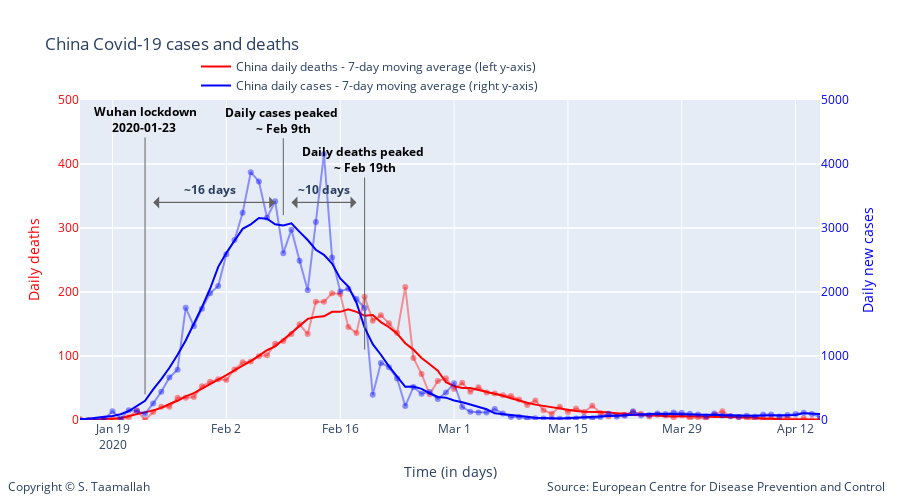

The notebook cell saved with this chart:
### Code cell
degree = 5

smooth_china_deaths = smoothTriangle(df_china['deaths'],degree)
smooth_china_cases = smoothTriangle(df_china['cases'],degree)

smooth_china_deaths_9day = smooth_9day(df_china['deaths'])
smooth_china_cases_9day = smooth_9day(df_china['cases'])



# Add traces
trace1 = go.Scatter(
        x=df_china.index, 
        y=df_china['deaths'],
        mode='lines + markers',
        name='China daily deaths (left y-axis)',
        line_color='rgba(256, 0, 0, .4)',
        showlegend=False,
)

trace11 = go.Scatter(
        x=df_china.index, 
        y=smooth_china_deaths_9day,
        mode='lines',
        name='China daily deaths - 7-day moving average (left y-axis)',
        line_color='rgba(256, 0, 0, 1)',
)


trace2 = go.Scatter(
        x=df_china.index, 
        y=df_china['cases'],
        mode='lines + markers',
        name='China daily cases (right y-axis)',
        line_color='rgba(0, 0, 256, .4)',
        showlegend=False,
        yaxis='y2'
)

trace22 = go.Scatter(
        x=df_china.index, 
        y=smooth_china_cases_9day,
        mode='lines',
        name='China daily cases - 7-day moving average (right y-axis)',
        line_color='rgba(0, 0, 256, 1)',
        yaxis='y2'
)

data = [trace1, trace11, trace2, trace22]

layout = go.Layout(
    title='China Covid-19 cases and deaths',
    legend=dict(x=.4, y=1.15, orientation="h"), 
    width=900,
    height=500,
    
    # Top left
    xaxis=dict(
        title='Time (in days)',
        range=['2020-01-15', '2020-04-15'],
    ),
    yaxis=dict(
        title='Daily deaths',
        #type='log',
        range=[0,500],
        color="red",
        anchor='x'
    ),
    yaxis2=dict(
        title = 'Daily new cases',
        color='rgba(0, 0, 256, 1)',
        #type='log',
        range=[0,5000],
        overlaying='y',
        side='right'
    ),
    
       annotations=[
        dict(
            x=1.09,
            y=-0.24,
            showarrow=False,
            text='Source: European Centre for Disease Prevention and Control',
            xref='paper',
            yref='paper'
        ),
        
        dict(
            x=-0.1,
            y=-0.24,
            showarrow=False,
            text='Copyright © S. Taamallah ',
            xref='paper',
            yref='paper'
        )
    ],
    
)



fig = go.Figure(data=data, layout=layout)

fig.add_annotation(
            x='2020-01-23',
            y=40,
            xref="x",
            yref="y",
            text="<b> Wuhan lockdown <br> 2020-01-23  </b>",
            showarrow=True,
            font=dict(
            #family="Courier New, monospace",
            size=12,
            color="black",
            ),
        align="center",
        arrowhead=0,
        arrowsize=1,
        arrowwidth=1,
        arrowcolor="#636363",
        ax=0,
        ay=-275,
)




fig.add_annotation(
            x='2020-02-09',
            y=320,
            text="<b>Daily cases peaked <br> ~ Feb 9th </b>",
            showarrow=True,
            font=dict(
            #family="Courier New, monospace",
            size=12,
            color="black",
            ),
        align="center",
        arrowhead=0,
        arrowsize=1,
        arrowwidth=1,
        arrowcolor="#636363",
        ax=0,
        ay=-95,
)


fig.add_annotation(
            x='2020-02-19',
            y=110,
            text="<b>Daily deaths peaked <br> ~ Feb 19th </b>",
            showarrow=True,
            font=dict(
            #family="Courier New, monospace",
            size=12,
            color="black",
            ),
        align="center",
        arrowhead=0,
        arrowsize=1,
        arrowwidth=1,
        arrowcolor="#636363",
        ax=0,
        ay=-190,
)

fig.add_annotation(
            x='2020-02-10',
            y=340,
            text="",
            showarrow=True,
            font=dict(
            #family="Courier New, monospace",
            size=12,
            color="black",
            ),
        align="center",
        arrowhead=1,
        arrowsize=2,
        arrowwidth=1,
        arrowcolor="#636363",
        ax=65,
        ay=0,
)

fig.add_annotation(
            x='2020-02-18',
            y=340,
            text="",
            showarrow=True,
            font=dict(
            #family="Courier New, monospace",
            size=12,
            color="black",
            ),
        align="center",
        arrowhead=1,
        arrowsize=2,
        arrowwidth=1,
        arrowcolor="#636363",
        ax=-65,
        ay=0,
)

fig.add_annotation(
            x='2020-02-14',
            y=360,
            text="<b> ~10 days </b>",
            showarrow=False,
)

fig.add_annotation(
            x='2020-01-24',
            y=340,
            text="",
            showarrow=True,
            font=dict(
            #family="Courier New, monospace",
            size=12,
            color="black",
            ),
        align="center",
        arrowhead=1,
        arrowsize=2,
        arrowwidth=1,
        arrowcolor="#636363",
        ax=120,
        ay=0,
)

fig.add_annotation(
            x='2020-02-08',
            y=340,
            text="",
            showarrow=True,
            font=dict(
            #family="Courier New, monospace",
            size=12,
            color="black",
            ),
        align="center",
        arrowhead=1,
        arrowsize=2,
        arrowwidth=1,
        arrowcolor="#636363",
        ax=-120,
        ay=0,
)


fig.add_annotation(
            x='2020-01-31',
            y=360,
            text="<b> ~16 days </b>",
            showarrow=False,
)

fig.show()

from plotly.offline import plot
plot(fig, filename="STaamallah_covid19_analysis_chart_2_20200426.html", auto_open = False)

### Figure 1 — Plotly figure (JSON) as saved in the notebook; plotly's stock layout.template omitted (floating-point values rounded to 4 significant figures)
{"data": [{"line": {"color": "rgba(256, 0, 0, .4)"}, "mode": "lines+markers", "name": "China daily deaths (left y-axis)", "showlegend": false, "type": "scatter", "x": ["2020-05-02T00:00:00", "2020-05-01T00:00:00", "2020-04-30T00:00:00", "2020-04-29T00:00:00", "2020-04-28T00:00:00", "2020-04-27T00:00:00", "2020-04-26T00:00:00", "2020-04-25T00:00:00", "2020-04-24T00:00:00", "2020-04-23T00:00:00", "2020-04-22T00:00:00", "2020-04-21T00:00:00", "2020-04-20T00:00:00", "2020-04-19T00:00:00", "2020-04-18T00:00:00", "2020-04-17T00:00:00", "2020-04-16T00:00:00", "2020-04-15T00:00:00", "2020-04-14T00:00:00", "2020-04-13T00:00:00", "2020-04-12T00:00:00", "2020-04-11T00:00:00", "2020-04-10T00:00:00", "2020-04-09T00:00:00", "2020-04-08T00:00:00", "2020-04-07T00:00:00", "2020-04-06T00:00:00", "2020-04-05T00:00:00", "2020-04-04T00:00:00", "2020-04-03T00:00:00", "2020-04-02T00:00:00", "2020-04-01T00:00:00", "2020-03-31T00:00:00", "2020-03-30T00:00:00", "2020-03-29T00:00:00", "2020-03-28T00:00:00", "2020-03-27T00:00:00", "2020-03-26T00:00:00", "2020-03-25T00:00:00", "2020-03-24T00:00:00", "2020-03-23T00:00:00", "2020-03-22T00:00:00", "2020-03-21T00:00:00", "2020-03-20T00:00:00", "2020-03-19T00:00:00", "2020-03-18T00:00:00", "2020-03-17T00:00:00", "2020-03-16T00:00:00", "2020-03-15T00:00:00", "2020-03-14T00:00:00", "2020-03-13T00:00:00", "2020-03-12T00:00:00", "2020-03-11T00:00:00", "2020-03-10T00:00:00", "2020-03-09T00:00:00", "2020-03-08T00:00:00", "2020-03-07T00:00:00", "2020-03-06T00:00:00", "2020-03-05T00:00:00", "2020-03-04T00:00:00", "2020-03-03T00:00:00", "2020-03-02T00:00:00", "2020-03-01T00:00:00", "2020-02-29T00:00:00", "2020-02-28T00:00:00", "2020-02-27T00:00:00", "2020-02-26T00:00:00", "2020-02-25T00:00:00", "2020-02-24T00:00:00", "2020-02-23T00:00:00", "2020-02-22T00:00:00", "2020-02-21T00:00:00", "2020-02-20T00:00:00", "2020-02-19T00:00:00", "2020-02-18T00:00:00", "2020-02-17T00:00:00", "2020-02-16T00:00:00", "2020-02-15T00:00:00", "2020-02-14T00:00:00", "2020-02-13T00:00:00", "2020-02-12T00:00:00", "2020-02-11T00:00:00", "2020-02-10T00:00:00", "2020-02-09T00:00:00", "2020-02-08T00:00:00", "2020-02-07T00:00:00", "2020-02-06T00:00:00", "2020-02-05T00:00:00", "2020-02-04T00:00:00", "2020-02-03T00:00:00", "2020-02-02T00:00:00", "2020-02-01T00:00:00", "2020-01-31T00:00:00", "2020-01-30T00:00:00", "2020-01-29T00:00:00", "2020-01-28T00:00:00", "2020-01-27T00:00:00", "2020-01-26T00:00:00", "2020-01-25T00:00:00", "2020-01-24T00:00:00", "2020-01-23T00:00:00", "2020-01-22T00:00:00", "2020-01-21T00:00:00", "2020-01-20T00:00:00", "2020-01-19T00:00:00", "2020-01-18T00:00:00", "2020-01-17T00:00:00", "2020-01-16T00:00:00", "2020-01-15T00:00:00", "2020-01-14T00:00:00", "2020-01-13T00:00:00", "2020-01-12T00:00:00", "2020-01-11T00:00:00", "2020-01-10T00:00:00", "2020-01-09T00:00:00", "2020-01-08T00:00:00", "2020-01-07T00:00:00", "2020-01-06T00:00:00", "2020-01-05T00:00:00", "2020-01-04T00:00:00", "2020-01-03T00:00:00", "2020-01-02T00:00:00", "2020-01-01T00:00:00", "2019-12-31T00:00:00"], "y": [0, 0, 0, 0, 0, 1.385, 0, 0, 0, 0, 0, 0, 0, 0, 0, 0, 0, 1.385, 0, 2.771, 0, 4.156, 1.385, 2.771, 2.771, 0, 2.771, 4.156, 5.542, 13.85, 8.313, 1.385, 4.156, 2.771, 6.927, 4.156, 6.927, 8.313, 5.542, 9.698, 12.47, 8.313, 8.313, 5.542, 11.08, 22.17, 12.47, 18.01, 12.47, 20.78, 9.698, 15.24, 30.48, 23.55, 31.86, 37.41, 38.79, 41.56, 42.95, 51.26, 44.33, 58.19, 48.49, 65.11, 60.96, 40.18, 72.04, 96.98, 207.8, 135.8, 151.0, 163.5, 155.2, 192.6, 135.8, 145.5, 196.7, 198.1, 185.0, 185.0, 134.4, 149.6, 134.4, 123.3, 119.1, 101.1, 99.75, 91.44, 90.05, 78.97, 62.34, 63.73, 59.57, 52.65, 36.02, 34.64, 34.64, 20.78, 20.78, 12.47, 0, 15.24, 4.156, 0, 1.385, 0, 0, 0, 1.385, 0, 0, 0, 1.385, 0, 0, 0, 0, 0, 0, 0, 0, 0, 0, 0]}, {"line": {"color": "rgba(256, 0, 0, 1)"}, "mode": "lines", "name": "China daily deaths - 7-day moving average (left y-axis)", "type": "scatter", "x": ["2020-05-02T00:00:00", "2020-05-01T00:00:00", "2020-04-30T00:00:00", "2020-04-29T00:00:00", "2020-04-28T00:00:00", "2020-04-27T00:00:00", "2020-04-26T00:00:00", "2020-04-25T00:00:00", "2020-04-24T00:00:00", "2020-04-23T00:00:00", "2020-04-22T00:00:00", "2020-04-21T00:00:00", "2020-04-20T00:00:00", "2020-04-19T00:00:00", "2020-04-18T00:00:00", "2020-04-17T00:00:00", "2020-04-16T00:00:00", "2020-04-15T00:00:00", "2020-04-14T00:00:00", "2020-04-13T00:00:00", "2020-04-12T00:00:00", "2020-04-11T00:00:00", "2020-04-10T00:00:00", "2020-04-09T00:00:00", "2020-04-08T00:00:00", "2020-04-07T00:00:00", "2020-04-06T00:00:00", "2020-04-05T00:00:00", "2020-04-04T00:00:00", "2020-04-03T00:00:00", "2020-04-02T00:00:00", "2020-04-01T00:00:00", "2020-03-31T00:00:00", "2020-03-30T00:00:00", "2020-03-29T00:00:00", "2020-03-28T00:00:00", "2020-03-27T00:00:00", "2020-03-26T00:00:00", "2020-03-25T00:00:00", "2020-03-24T00:00:00", "2020-03-23T00:00:00", "2020-03-22T00:00:00", "2020-03-21T00:00:00", "2020-03-20T00:00:00", "2020-03-19T00:00:00", "2020-03-18T00:00:00", "2020-03-17T00:00:00", "2020-03-16T00:00:00", "2020-03-15T00:00:00", "2020-03-14T00:00:00", "2020-03-13T00:00:00", "2020-03-12T00:00:00", "2020-03-11T00:00:00", "2020-03-10T00:00:00", "2020-03-09T00:00:00", "2020-03-08T00:00:00", "2020-03-07T00:00:00", "2020-03-06T00:00:00", "2020-03-05T00:00:00", "2020-03-04T00:00:00", "2020-03-03T00:00:00", "2020-03-02T00:00:00", "2020-03-01T00:00:00", "2020-02-29T00:00:00", "2020-02-28T00:00:00", "2020-02-27T00:00:00", "2020-02-26T00:00:00", "2020-02-25T00:00:00", "2020-02-24T00:00:00", "2020-02-23T00:00:00", "2020-02-22T00:00:00", "2020-02-21T00:00:00", "2020-02-20T00:00:00", "2020-02-19T00:00:00", "2020-02-18T00:00:00", "2020-02-17T00:00:00", "2020-02-16T00:00:00", "2020-02-15T00:00:00", "2020-02-14T00:00:00", "2020-02-13T00:00:00", "2020-02-12T00:00:00", "2020-02-11T00:00:00", "2020-02-10T00:00:00", "2020-02-09T00:00:00", "2020-02-08T00:00:00", "2020-02-07T00:00:00", "2020-02-06T00:00:00", "2020-02-05T00:00:00", "2020-02-04T00:00:00", "2020-02-03T00:00:00", "2020-02-02T00:00:00", "2020-02-01T00:00:00", "2020-01-31T00:00:00", "2020-01-30T00:00:00", "2020-01-29T00:00:00", "2020-01-28T00:00:00", "2020-01-27T00:00:00", "2020-01-26T00:00:00", "2020-01-25T00:00:00", "2020-01-24T00:00:00", "2020-01-23T00:00:00", "2020-01-22T00:00:00", "2020-01-21T00:00:00", "2020-01-20T00:00:00", "2020-01-19T00:00:00", "2020-01-18T00:00:00", "2020-01-17T00:00:00", "2020-01-16T00:00:00", "2020-01-15T00:00:00", "2020-01-14T00:00:00", "2020-01-13T00:00:00", "2020-01-12T00:00:00", "2020-01-11T00:00:00", "2020-01-10T00:00:00", "2020-01-09T00:00:00", "2020-01-08T00:00:00", "2020-01-07T00:00:00", "2020-01-06T00:00:00", "2020-01-05T00:00:00", "2020-01-04T00:00:00", "2020-01-03T00:00:00", "2020-01-02T00:00:00", "2020-01-01T00:00:00", "2019-12-31T00:00:00"], "y": [0, 0.2309, 0.1979, 0.1732, 0, 0, 0, 0, 0, 0, 0, 0, 0, 0, 0, 0, 0, 0, 1, 1, 1, 1, 1, 2, 2, 4, 4, 4, 4, 4, 5, 5, 6, 6, 5, 5, 6, 7, 7, 7, 8, 10, 10, 12, 12, 13, 13, 14, 16, 18, 19, 22, 24, 27, 30, 34, 38, 41, 43, 47, 50, 50, 53, 59, 77, 87, 97, 110, 120, 135, 145, 153, 164, 163, 169, 173, 169, 169, 162, 161, 158, 147, 136, 126, 115, 109, 100, 92, 85, 77, 70, 63, 56, 49, 42, 37, 30, 25, 19, 15, 12, 8, 6, 3, 2, 2, 0, 0, 0, 0, 0, 0, 0, 0, 0, 0, 0, 0, 0, 0, 0, 0, 0, 0]}, {"line": {"color": "rgba(0, 0, 256, .4)"}, "mode": "lines+markers", "name": "China daily cases (right y-axis)", "showlegend": false, "type": "scatter", "x": ["2020-05-02T00:00:00", "2020-05-01T00:00:00", "2020-04-30T00:00:00", "2020-04-29T00:00:00", "2020-04-28T00:00:00", "2020-04-27T00:00:00", "2020-04-26T00:00:00", "2020-04-25T00:00:00", "2020-04-24T00:00:00", "2020-04-23T00:00:00", "2020-04-22T00:00:00", "2020-04-21T00:00:00", "2020-04-20T00:00:00", "2020-04-19T00:00:00", "2020-04-18T00:00:00", "2020-04-17T00:00:00", "2020-04-16T00:00:00", "2020-04-15T00:00:00", "2020-04-14T00:00:00", "2020-04-13T00:00:00", "2020-04-12T00:00:00", "2020-04-11T00:00:00", "2020-04-10T00:00:00", "2020-04-09T00:00:00", "2020-04-08T00:00:00", "2020-04-07T00:00:00", "2020-04-06T00:00:00", "2020-04-05T00:00:00", "2020-04-04T00:00:00", "2020-04-03T00:00:00", "2020-04-02T00:00:00", "2020-04-01T00:00:00", "2020-03-31T00:00:00", "2020-03-30T00:00:00", "2020-03-29T00:00:00", "2020-03-28T00:00:00", "2020-03-27T00:00:00", "2020-03-26T00:00:00", "2020-03-25T00:00:00", "2020-03-24T00:00:00", "2020-03-23T00:00:00", "2020-03-22T00:00:00", "2020-03-21T00:00:00", "2020-03-20T00:00:00", "2020-03-19T00:00:00", "2020-03-18T00:00:00", "2020-03-17T00:00:00", "2020-03-16T00:00:00", "2020-03-15T00:00:00", "2020-03-14T00:00:00", "2020-03-13T00:00:00", "2020-03-12T00:00:00", "2020-03-11T00:00:00", "2020-03-10T00:00:00", "2020-03-09T00:00:00", "2020-03-08T00:00:00", "2020-03-07T00:00:00", "2020-03-06T00:00:00", "2020-03-05T00:00:00", "2020-03-04T00:00:00", "2020-03-03T00:00:00", "2020-03-02T00:00:00", "2020-03-01T00:00:00", "2020-02-29T00:00:00", "2020-02-28T00:00:00", "2020-02-27T00:00:00", "2020-02-26T00:00:00", "2020-02-25T00:00:00", "2020-02-24T00:00:00", "2020-02-23T00:00:00", "2020-02-22T00:00:00", "2020-02-21T00:00:00", "2020-02-20T00:00:00", "2020-02-19T00:00:00", "2020-02-18T00:00:00", "2020-02-17T00:00:00", "2020-02-16T00:00:00", "2020-02-15T00:00:00", "2020-02-14T00:00:00", "2020-02-13T00:00:00", "2020-02-12T00:00:00", "2020-02-11T00:00:00", "2020-02-10T00:00:00", "2020-02-09T00:00:00", "2020-02-08T00:00:00", "2020-02-07T00:00:00", "2020-02-06T00:00:00", "2020-02-05T00:00:00", "2020-02-04T00:00:00", "2020-02-03T00:00:00", "2020-02-02T00:00:00", "2020-02-01T00:00:00", "2020-01-31T00:00:00", "2020-01-30T00:00:00", "2020-01-29T00:00:00", "2020-01-28T00:00:00", "2020-01-27T00:00:00", "2020-01-26T00:00:00", "2020-01-25T00:00:00", "2020-01-24T00:00:00", "2020-01-23T00:00:00", "2020-01-22T00:00:00", "2020-01-21T00:00:00", "2020-01-20T00:00:00", "2020-01-19T00:00:00", "2020-01-18T00:00:00", "2020-01-17T00:00:00", "2020-01-16T00:00:00", "2020-01-15T00:00:00", "2020-01-14T00:00:00", "2020-01-13T00:00:00", "2020-01-12T00:00:00", "2020-01-11T00:00:00", "2020-01-10T00:00:00", "2020-01-09T00:00:00", "2020-01-08T00:00:00", "2020-01-07T00:00:00", "2020-01-06T00:00:00", "2020-01-05T00:00:00", "2020-01-04T00:00:00", "2020-01-03T00:00:00", "2020-01-02T00:00:00", "2020-01-01T00:00:00", "2019-12-31T00:00:00"], "y": [3, 12, 4, 2, 26, 3, 10, 15, 8, 12, 15, 32, 14, 18, 31, 352, 50, 49, 94, 112, 93, 79, 55, 86, 86, 56, 67, 48, 62, 70, 100, 54, 84, 98, 113, 119, 94, 102, 78, 69, 138, 65, 52, 99, 44, 23, 43, 25, 22, 19, 22, 24, 29, 20, 45, 46, 101, 170, 117, 119, 127, 205, 574, 428, 329, 439, 410, 515, 218, 647, 826, 891, 394, 1750, 1890, 2052, 2007, 2538, 4156, 3092, 2028, 2490, 2974, 2607, 3418, 3160, 3727, 3872, 3237, 2812, 2590, 2095, 1980, 1740, 1466, 1753, 787, 665, 441, 259, 97, 140, 151, 19, 136, 17, 4, 0, 0, 0, 0, 0, 0, 0, 0, 0, 0, 0, 15, 0, 17, 0, 0, 27], "yaxis": "y2"}, {"line": {"color": "rgba(0, 0, 256, 1)"}, "mode": "lines", "name": "China daily cases - 7-day moving average (right y-axis)", "type": "scatter", "x": ["2020-05-02T00:00:00", "2020-05-01T00:00:00", "2020-04-30T00:00:00", "2020-04-29T00:00:00", "2020-04-28T00:00:00", "2020-04-27T00:00:00", "2020-04-26T00:00:00", "2020-04-25T00:00:00", "2020-04-24T00:00:00", "2020-04-23T00:00:00", "2020-04-22T00:00:00", "2020-04-21T00:00:00", "2020-04-20T00:00:00", "2020-04-19T00:00:00", "2020-04-18T00:00:00", "2020-04-17T00:00:00", "2020-04-16T00:00:00", "2020-04-15T00:00:00", "2020-04-14T00:00:00", "2020-04-13T00:00:00", "2020-04-12T00:00:00", "2020-04-11T00:00:00", "2020-04-10T00:00:00", "2020-04-09T00:00:00", "2020-04-08T00:00:00", "2020-04-07T00:00:00", "2020-04-06T00:00:00", "2020-04-05T00:00:00", "2020-04-04T00:00:00", "2020-04-03T00:00:00", "2020-04-02T00:00:00", "2020-04-01T00:00:00", "2020-03-31T00:00:00", "2020-03-30T00:00:00", "2020-03-29T00:00:00", "2020-03-28T00:00:00", "2020-03-27T00:00:00", "2020-03-26T00:00:00", "2020-03-25T00:00:00", "2020-03-24T00:00:00", "2020-03-23T00:00:00", "2020-03-22T00:00:00", "2020-03-21T00:00:00", "2020-03-20T00:00:00", "2020-03-19T00:00:00", "2020-03-18T00:00:00", "2020-03-17T00:00:00", "2020-03-16T00:00:00", "2020-03-15T00:00:00", "2020-03-14T00:00:00", "2020-03-13T00:00:00", "2020-03-12T00:00:00", "2020-03-11T00:00:00", "2020-03-10T00:00:00", "2020-03-09T00:00:00", "2020-03-08T00:00:00", "2020-03-07T00:00:00", "2020-03-06T00:00:00", "2020-03-05T00:00:00", "2020-03-04T00:00:00", "2020-03-03T00:00:00", "2020-03-02T00:00:00", "2020-03-01T00:00:00", "2020-02-29T00:00:00", "2020-02-28T00:00:00", "2020-02-27T00:00:00", "2020-02-26T00:00:00", "2020-02-25T00:00:00", "2020-02-24T00:00:00", "2020-02-23T00:00:00", "2020-02-22T00:00:00", "2020-02-21T00:00:00", "2020-02-20T00:00:00", "2020-02-19T00:00:00", "2020-02-18T00:00:00", "2020-02-17T00:00:00", "2020-02-16T00:00:00", "2020-02-15T00:00:00", "2020-02-14T00:00:00", "2020-02-13T00:00:00", "2020-02-12T00:00:00", "2020-02-11T00:00:00", "2020-02-10T00:00:00", "2020-02-09T00:00:00", "2020-02-08T00:00:00", "2020-02-07T00:00:00", "2020-02-06T00:00:00", "2020-02-05T00:00:00", "2020-02-04T00:00:00", "2020-02-03T00:00:00", "2020-02-02T00:00:00", "2020-02-01T00:00:00", "2020-01-31T00:00:00", "2020-01-30T00:00:00", "2020-01-29T00:00:00", "2020-01-28T00:00:00", "2020-01-27T00:00:00", "2020-01-26T00:00:00", "2020-01-25T00:00:00", "2020-01-24T00:00:00", "2020-01-23T00:00:00", "2020-01-22T00:00:00", "2020-01-21T00:00:00", "2020-01-20T00:00:00", "2020-01-19T00:00:00", "2020-01-18T00:00:00", "2020-01-17T00:00:00", "2020-01-16T00:00:00", "2020-01-15T00:00:00", "2020-01-14T00:00:00", "2020-01-13T00:00:00", "2020-01-12T00:00:00", "2020-01-11T00:00:00", "2020-01-10T00:00:00", "2020-01-09T00:00:00", "2020-01-08T00:00:00", "2020-01-07T00:00:00", "2020-01-06T00:00:00", "2020-01-05T00:00:00", "2020-01-04T00:00:00", "2020-01-03T00:00:00", "2020-01-02T00:00:00", "2020-01-01T00:00:00", "2019-12-31T00:00:00"], "y": [9.4, 8.333, 8.571, 9.375, 9, 10, 10, 13, 15, 14, 17, 55, 59, 63, 72, 83, 90, 97, 101, 107, 78, 78, 80, 75, 70, 67, 70, 69, 69, 71, 77, 83, 88, 92, 93, 90, 99, 97, 92, 90, 82, 74, 67, 62, 56, 43, 38, 35, 27, 25, 27, 28, 36, 52, 63, 74, 86, 105, 167, 209, 241, 278, 305, 349, 360, 418, 487, 522, 518, 676, 837, 1020, 1186, 1443, 1833, 2085, 2211, 2444, 2580, 2660, 2812, 2940, 3072, 3040, 3057, 3144, 3155, 3057, 2987, 2801, 2613, 2393, 2051, 1765, 1501, 1242, 1020, 816, 639, 479, 299, 213, 140, 91, 62, 51, 36, 19, 17, 2, 0, 0, 0, 0, 1, 1, 3, 3, 3, 0, 7.375, 8.429, 9.833, 8.8], "yaxis": "y2"}], "layout": {"annotations": [{"showarrow": false, "text": "Source: European Centre for Disease Prevention and Control", "x": 1.09, "xref": "paper", "y": -0.24, "yref": "paper"}, {"showarrow": false, "text": "Copyright © S. Taamallah ", "x": -0.1, "xref": "paper", "y": -0.24, "yref": "paper"}, {"align": "center", "arrowcolor": "#636363", "arrowhead": 0, "arrowsize": 1, "arrowwidth": 1, "ax": 0, "ay": -275, "font": {"color": "black", "size": 12}, "showarrow": true, "text": "<b> Wuhan lockdown <br> 2020-01-23  </b>", "x": "2020-01-23", "xref": "x", "y": 40, "yref": "y"}, {"align": "center", "arrowcolor": "#636363", "arrowhead": 0, "arrowsize": 1, "arrowwidth": 1, "ax": 0, "ay": -95, "font": {"color": "black", "size": 12}, "showarrow": true, "text": "<b>Daily cases peaked <br> ~ Feb 9th </b>", "x": "2020-02-09", "y": 320}, {"align": "center", "arrowcolor": "#636363", "arrowhead": 0, "arrowsize": 1, "arrowwidth": 1, "ax": 0, "ay": -190, "font": {"color": "black", "size": 12}, "showarrow": true, "text": "<b>Daily deaths peaked <br> ~ Feb 19th </b>", "x": "2020-02-19", "y": 110}, {"align": "center", "arrowcolor": "#636363", "arrowhead": 1, "arrowsize": 2, "arrowwidth": 1, "ax": 65, "ay": 0, "font": {"color": "black", "size": 12}, "showarrow": true, "text": "", "x": "2020-02-10", "y": 340}, {"align": "center", "arrowcolor": "#636363", "arrowhead": 1, "arrowsize": 2, "arrowwidth": 1, "ax": -65, "ay": 0, "font": {"color": "black", "size": 12}, "showarrow": true, "text": "", "x": "2020-02-18", "y": 340}, {"showarrow": false, "text": "<b> ~10 days </b>", "x": "2020-02-14", "y": 360}, {"align": "center", "arrowcolor": "#636363", "arrowhead": 1, "arrowsize": 2, "arrowwidth": 1, "ax": 120, "ay": 0, "font": {"color": "black", "size": 12}, "showarrow": true, "text": "", "x": "2020-01-24", "y": 340}, {"align": "center", "arrowcolor": "#636363", "arrowhead": 1, "arrowsize": 2, "arrowwidth": 1, "ax": -120, "ay": 0, "font": {"color": "black", "size": 12}, "showarrow": true, "text": "", "x": "2020-02-08", "y": 340}, {"showarrow": false, "text": "<b> ~16 days </b>", "x": "2020-01-31", "y": 360}], "height": 500, "legend": {"orientation": "h", "x": 0.4, "y": 1.15}, "title": {"text": "China Covid-19 cases and deaths"}, "width": 900, "xaxis": {"range": ["2020-01-15", "2020-04-15"], "title": {"text": "Time (in days)"}, "type": "date"}, "yaxis": {"anchor": "x", "color": "red", "range": [0, 500], "title": {"text": "Daily deaths"}, "type": "linear"}, "yaxis2": {"color": "rgba(0, 0, 256, 1)", "overlaying": "y", "range": [0, 5000], "side": "right", "title": {"text": "Daily new cases"}, "type": "linear"}}}
